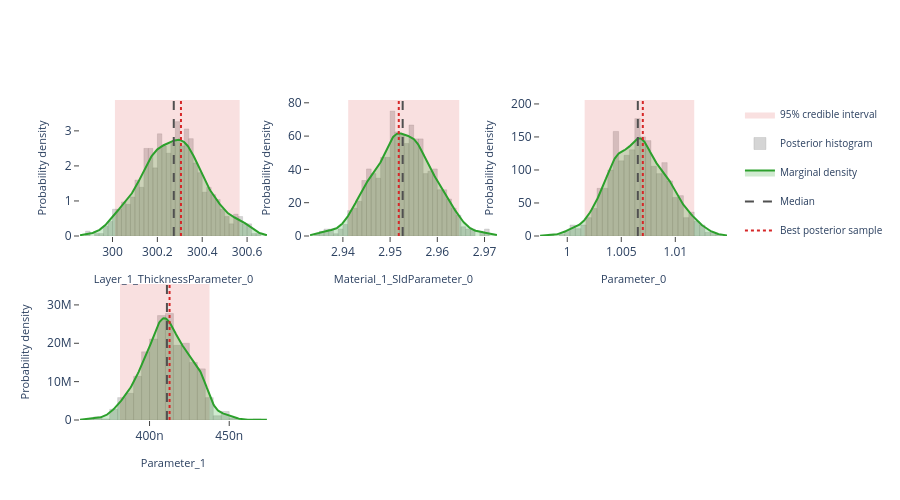

The code cell stored with this chart in its notebook:
### Markdown cell above
## Interactive posterior plots

The next three cells render the same Plotly figures that are shown on the
Bayesian Posterior tab of the EasyReflectometryApp:

* **Marginals** — per-parameter distribution: histogram + smooth KDE marginal,
  shaded 95% credible interval, and median / best-sample lines
  (`plot_distribution` or `posterior.distribution()`)
* **Corner plot** — pairwise marginals + 2-D contours + scatter (`plot_corner`)
* **Traces** — per-chain trace + marginal histogram (`plot_trace`)

The standalone helpers are called with ``return_figure=True`` so they return a
Plotly ``Figure`` that we render in the notebook with ``fig.show()``; the
``PosteriorResults`` methods return the figure directly.

### Code cell
# ---- Marginal posterior distributions ---------------------------------------
# One panel per free parameter, each overlaying the posterior histogram, a
# smooth Gaussian-KDE marginal, the shaded 95% credible interval, and the
# median / best-sample reference lines.  Mirrors the "Marginals" sub-tab in
# the EasyReflectometryApp.

# The PosteriorResults method passes ``logp`` through automatically so the
# best posterior sample (MAP) line is drawn:
fig = posterior.distribution()
fig.show()

# Standalone equivalent (pass ``logp`` to get the best-sample line):
# fig = plot_distribution(
#     posterior.draws,
#     posterior.param_names,
#     logp=posterior.logp,
#     return_figure=True,
# )
# fig.show()

### Figure 1 — Plotly figure (JSON) as saved in the notebook; plotly's stock layout.template omitted (floating-point values rounded to 4 significant figures; data arrays with more than 128 entries replaced by an {"elided": "..."} marker saying what was removed)
{"data": [{"fill": "toself", "fillcolor": "rgba(214, 39, 40, 0.14)", "hoverinfo": "skip", "legendgroup": "95% credible interval", "line": {"color": "rgba(214, 39, 40, 0.14)", "width": 0}, "mode": "lines", "name": "95% credible interval", "showlegend": true, "type": "scatter", "x": [300.0, 300.6, 300.6, 300.0, 300.0], "xaxis": "x", "y": [0.0, 0.0, 3.881, 3.881, 0.0], "yaxis": "y"}, {"histnorm": "probability density", "hovertemplate": "sample=%{x:.4f}<br>density: %{y:.2f}<extra></extra>", "legendgroup": "histogram", "marker": {"color": "rgba(120, 120, 120, 0.38)", "line": {"color": "rgba(120, 120, 120, 0.24)", "width": 1}}, "name": "Posterior histogram", "nbinsx": 40, "opacity": 0.82, "showlegend": true, "type": "histogram", "x": {"elided": "720 float values"}, "xaxis": "x", "yaxis": "y"}, {"fill": "tozeroy", "fillcolor": "rgba(44, 160, 44, 0.22)", "hovertemplate": "Layer_1_ThicknessParameter_0: %{x:.4f}<br>density: %{y:.4f}<extra></extra>", "legendgroup": "marginal", "line": {"color": "rgb(44, 160, 44)", "width": 2}, "mode": "lines", "name": "Marginal density", "showlegend": true, "type": "scatter", "x": {"elided": "256 float values"}, "xaxis": "x", "y": {"elided": "256 float values"}, "yaxis": "y"}, {"hovertemplate": "Median: %{x:.4f}<extra></extra>", "legendgroup": "Median", "line": {"color": "rgb(80, 80, 80)", "dash": "dash", "width": 2}, "mode": "lines", "name": "Median", "showlegend": true, "type": "scatter", "x": [300.3, 300.3], "xaxis": "x", "y": [0.0, 3.881], "yaxis": "y"}, {"hovertemplate": "Best posterior sample: %{x:.4f}<extra></extra>", "legendgroup": "Best posterior sample", "line": {"color": "rgb(214, 39, 40)", "dash": "dot", "width": 2}, "mode": "lines", "name": "Best posterior sample", "showlegend": true, "type": "scatter", "x": [300.3, 300.3], "xaxis": "x", "y": [0.0, 3.881], "yaxis": "y"}, {"fill": "toself", "fillcolor": "rgba(214, 39, 40, 0.14)", "hoverinfo": "skip", "legendgroup": "95% credible interval", "line": {"color": "rgba(214, 39, 40, 0.14)", "width": 0}, "mode": "lines", "name": "95% credible interval", "showlegend": false, "type": "scatter", "x": [2.941, 2.965, 2.965, 2.941, 2.941], "xaxis": "x2", "y": [0.0, 0.0, 81.69, 81.69, 0.0], "yaxis": "y2"}, {"histnorm": "probability density", "hovertemplate": "sample=%{x:.4f}<br>density: %{y:.2f}<extra></extra>", "legendgroup": "histogram", "marker": {"color": "rgba(120, 120, 120, 0.38)", "line": {"color": "rgba(120, 120, 120, 0.24)", "width": 1}}, "name": "Posterior histogram", "nbinsx": 40, "opacity": 0.82, "showlegend": false, "type": "histogram", "x": {"elided": "720 float values"}, "xaxis": "x2", "yaxis": "y2"}, {"fill": "tozeroy", "fillcolor": "rgba(44, 160, 44, 0.22)", "hovertemplate": "Material_1_SldParameter_0: %{x:.4f}<br>density: %{y:.4f}<extra></extra>", "legendgroup": "marginal", "line": {"color": "rgb(44, 160, 44)", "width": 2}, "mode": "lines", "name": "Marginal density", "showlegend": false, "type": "scatter", "x": {"elided": "256 float values"}, "xaxis": "x2", "y": {"elided": "256 float values"}, "yaxis": "y2"}, {"hovertemplate": "Median: %{x:.4f}<extra></extra>", "legendgroup": "Median", "line": {"color": "rgb(80, 80, 80)", "dash": "dash", "width": 2}, "mode": "lines", "name": "Median", "showlegend": false, "type": "scatter", "x": [2.953, 2.953], "xaxis": "x2", "y": [0.0, 81.69], "yaxis": "y2"}, {"hovertemplate": "Best posterior sample: %{x:.4f}<extra></extra>", "legendgroup": "Best posterior sample", "line": {"color": "rgb(214, 39, 40)", "dash": "dot", "width": 2}, "mode": "lines", "name": "Best posterior sample", "showlegend": false, "type": "scatter", "x": [2.952, 2.952], "xaxis": "x2", "y": [0.0, 81.69], "yaxis": "y2"}, {"fill": "toself", "fillcolor": "rgba(214, 39, 40, 0.14)", "hoverinfo": "skip", "legendgroup": "95% credible interval", "line": {"color": "rgba(214, 39, 40, 0.14)", "width": 0}, "mode": "lines", "name": "95% credible interval", "showlegend": false, "type": "scatter", "x": [1.002, 1.012, 1.012, 1.002, 1.002], "xaxis": "x3", "y": [0.0, 0.0, 206.0, 206.0, 0.0], "yaxis": "y3"}, {"histnorm": "probability density", "hovertemplate": "sample=%{x:.4f}<br>density: %{y:.2f}<extra></extra>", "legendgroup": "histogram", "marker": {"color": "rgba(120, 120, 120, 0.38)", "line": {"color": "rgba(120, 120, 120, 0.24)", "width": 1}}, "name": "Posterior histogram", "nbinsx": 40, "opacity": 0.82, "showlegend": false, "type": "histogram", "x": {"elided": "720 float values"}, "xaxis": "x3", "yaxis": "y3"}, {"fill": "tozeroy", "fillcolor": "rgba(44, 160, 44, 0.22)", "hovertemplate": "Parameter_0: %{x:.4f}<br>density: %{y:.4f}<extra></extra>", "legendgroup": "marginal", "line": {"color": "rgb(44, 160, 44)", "width": 2}, "mode": "lines", "name": "Marginal density", "showlegend": false, "type": "scatter", "x": {"elided": "256 float values"}, "xaxis": "x3", "y": {"elided": "256 float values"}, "yaxis": "y3"}, {"hovertemplate": "Median: %{x:.4f}<extra></extra>", "legendgroup": "Median", "line": {"color": "rgb(80, 80, 80)", "dash": "dash", "width": 2}, "mode": "lines", "name": "Median", "showlegend": false, "type": "scatter", "x": [1.007, 1.007], "xaxis": "x3", "y": [0.0, 206.0], "yaxis": "y3"}, {"hovertemplate": "Best posterior sample: %{x:.4f}<extra></extra>", "legendgroup": "Best posterior sample", "line": {"color": "rgb(214, 39, 40)", "dash": "dot", "width": 2}, "mode": "lines", "name": "Best posterior sample", "showlegend": false, "type": "scatter", "x": [1.007, 1.007], "xaxis": "x3", "y": [0.0, 206.0], "yaxis": "y3"}, {"fill": "toself", "fillcolor": "rgba(214, 39, 40, 0.14)", "hoverinfo": "skip", "legendgroup": "95% credible interval", "line": {"color": "rgba(214, 39, 40, 0.14)", "width": 0}, "mode": "lines", "name": "95% credible interval", "showlegend": false, "type": "scatter", "x": [3.815e-07, 4.376e-07, 4.376e-07, 3.815e-07, 3.815e-07], "xaxis": "x4", "y": [0.0, 0.0, 35450000.0, 35450000.0, 0.0], "yaxis": "y4"}, {"histnorm": "probability density", "hovertemplate": "sample=%{x:.4f}<br>density: %{y:.2f}<extra></extra>", "legendgroup": "histogram", "marker": {"color": "rgba(120, 120, 120, 0.38)", "line": {"color": "rgba(120, 120, 120, 0.24)", "width": 1}}, "name": "Posterior histogram", "nbinsx": 40, "opacity": 0.82, "showlegend": false, "type": "histogram", "x": {"elided": "720 float values"}, "xaxis": "x4", "yaxis": "y4"}, {"fill": "tozeroy", "fillcolor": "rgba(44, 160, 44, 0.22)", "hovertemplate": "Parameter_1: %{x:.4f}<br>density: %{y:.4f}<extra></extra>", "legendgroup": "marginal", "line": {"color": "rgb(44, 160, 44)", "width": 2}, "mode": "lines", "name": "Marginal density", "showlegend": false, "type": "scatter", "x": {"elided": "256 float values"}, "xaxis": "x4", "y": {"elided": "256 float values"}, "yaxis": "y4"}, {"hovertemplate": "Median: %{x:.4f}<extra></extra>", "legendgroup": "Median", "line": {"color": "rgb(80, 80, 80)", "dash": "dash", "width": 2}, "mode": "lines", "name": "Median", "showlegend": false, "type": "scatter", "x": [4.109e-07, 4.109e-07], "xaxis": "x4", "y": [0.0, 35450000.0], "yaxis": "y4"}, {"hovertemplate": "Best posterior sample: %{x:.4f}<extra></extra>", "legendgroup": "Best posterior sample", "line": {"color": "rgb(214, 39, 40)", "dash": "dot", "width": 2}, "mode": "lines", "name": "Best posterior sample", "showlegend": false, "type": "scatter", "x": [4.126e-07, 4.126e-07], "xaxis": "x4", "y": [0.0, 35450000.0], "yaxis": "y4"}], "layout": {"barmode": "overlay", "height": 500, "legend": {"font": {"size": 10}}, "plot_bgcolor": "white", "showlegend": true, "xaxis": {"anchor": "y", "domain": [0.0, 0.2889], "range": [299.9, 300.7], "showgrid": false, "ticks": "outside", "title": {"font": {"size": 11}, "text": "Layer_1_ThicknessParameter_0"}, "zeroline": false}, "xaxis2": {"anchor": "y2", "domain": [0.3556, 0.6444], "range": [2.933, 2.973], "showgrid": false, "ticks": "outside", "title": {"font": {"size": 11}, "text": "Material_1_SldParameter_0"}, "zeroline": false}, "xaxis3": {"anchor": "y3", "domain": [0.7111, 1.0], "range": [0.9975, 1.015], "showgrid": false, "ticks": "outside", "title": {"font": {"size": 11}, "text": "Parameter_0"}, "zeroline": false}, "xaxis4": {"anchor": "y4", "domain": [0.0, 0.2889], "range": [3.564e-07, 4.736e-07], "showgrid": false, "ticks": "outside", "title": {"font": {"size": 11}, "text": "Parameter_1"}, "zeroline": false}, "xaxis5": {"anchor": "y5", "domain": [0.3556, 0.6444], "showgrid": false, "ticks": "outside", "zeroline": false}, "xaxis6": {"anchor": "y6", "domain": [0.7111, 1.0], "showgrid": false, "ticks": "outside", "zeroline": false}, "yaxis": {"anchor": "x", "domain": [0.575, 1.0], "range": [0.0, 3.881], "showgrid": false, "ticks": "outside", "title": {"font": {"size": 11}, "text": "Probability density"}, "zeroline": false}, "yaxis2": {"anchor": "x2", "domain": [0.575, 1.0], "range": [0.0, 81.69], "showgrid": false, "ticks": "outside", "title": {"font": {"size": 11}, "text": "Probability density"}, "zeroline": false}, "yaxis3": {"anchor": "x3", "domain": [0.575, 1.0], "range": [0.0, 206.0], "showgrid": false, "ticks": "outside", "title": {"font": {"size": 11}, "text": "Probability density"}, "zeroline": false}, "yaxis4": {"anchor": "x4", "domain": [0.0, 0.425], "range": [0.0, 35450000.0], "showgrid": false, "ticks": "outside", "title": {"font": {"size": 11}, "text": "Probability density"}, "zeroline": false}, "yaxis5": {"anchor": "x5", "domain": [0.0, 0.425], "showgrid": false, "ticks": "outside", "zeroline": false}, "yaxis6": {"anchor": "x6", "domain": [0.0, 0.425], "showgrid": false, "ticks": "outside", "zeroline": false}}}
